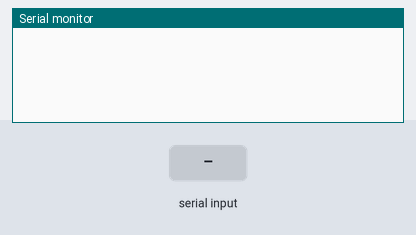
A sketch run on a simulated Arduino Uno, built with avr-gcc and run on an emulated ATmega328P. On the bench: the last lines printed to the serial monitor. The inputs (shaded band) are chosen by the test bench.

Above: at 1.2 s.
1.3 s: "A" received over Serial
At 2.5 s:
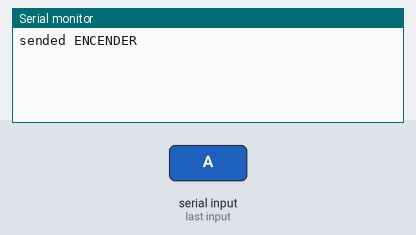
2.8 s: "B" received over Serial
At 3.9 s:
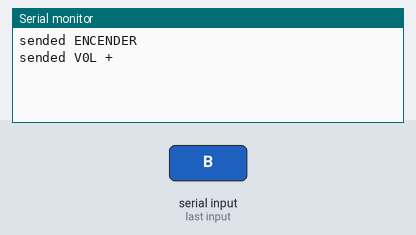
4.3 s: "C" received over Serial
At 5.0 s:
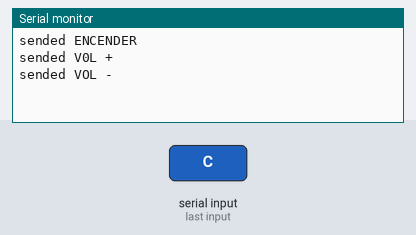

Measured:
- after the input at 1.3 s, the serial monitor: prints a new line after 0.07 s (image 1)
- after the input at 2.8 s, the serial monitor: prints a new line after 0.07 s (image 2)
- after the input at 4.3 s, the serial monitor: prints a new line after 0.07 s (image 3)

The sketch:

IRkenbrown.ino
```cpp
// (licence header left out)
#include <IRremote.h>

#define KenPower              0x10EFEB14
#define KenVolUp              0x10EFC13E
#define KenVolDown            0x10EF619E
#define bits        32

IRsend irsend;

void setup()
{
  Serial.begin(9600);
}

void loop() {
 // if (Serial.read() != -1) {
   //   irsend.sendNEC(0x10EFC13E, bits); // Sony TV power code

     //Serial.println("sended");
  //}
}


void serialEvent() {
 char inChar = (char)Serial.read();
if (inChar == 'A')
  {
          irsend.sendNEC(KenPower, bits);
          Serial.println("sended ENCENDER");
  }


else if (inChar == 'B' )
  {
    irsend.sendNEC(KenVolUp, bits);
    Serial.println("sended V0L +");
  }
else if (inChar == 'C' )
  {
    irsend.sendNEC(KenVolDown, bits);
    Serial.println("sended VOL - ");
  }
}
```
